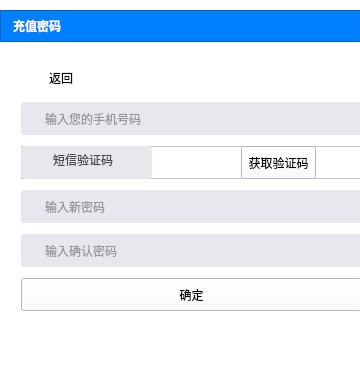
<?xml version="1.0" encoding="UTF-8"?>
<ui version="4.0">
 <class>ForgetPWWindow</class>
 <widget class="QMainWindow" name="ForgetPWWindow">
  <property name="geometry">
   <rect>
    <x>0</x>
    <y>0</y>
    <width>360</width>
    <height>390</height>
   </rect>
  </property>
  <property name="windowTitle">
   <string>MainWindow</string>
  </property>
  <property name="styleSheet">
   <string notr="true">QMainWindow{border-top-left-radius: 6px;border-top-right-radius: 6px;}</string>
  </property>
  <widget class="QWidget" name="centralwidget">
   <property name="styleSheet">
    <string notr="true">background-color:#FFFFFFFF;</string>
   </property>
   <widget class="QFrame" name="frame">
    <property name="geometry">
     <rect>
      <x>0</x>
      <y>10</y>
      <width>620</width>
      <height>32</height>
     </rect>
    </property>
    <property name="minimumSize">
     <size>
      <width>0</width>
      <height>32</height>
     </size>
    </property>
    <property name="maximumSize">
     <size>
      <width>16777215</width>
      <height>32</height>
     </size>
    </property>
    <property name="palette">
     <palette>
      <active>
       <colorrole role="Button">
        <brush brushstyle="SolidPattern">
         <color alpha="255">
          <red>0</red>
          <green>128</green>
          <blue>255</blue>
         </color>
        </brush>
       </colorrole>
       <colorrole role="Base">
        <brush brushstyle="SolidPattern">
         <color alpha="255">
          <red>0</red>
          <green>128</green>
          <blue>255</blue>
         </color>
        </brush>
       </colorrole>
       <colorrole role="Window">
        <brush brushstyle="SolidPattern">
         <color alpha="255">
          <red>0</red>
          <green>128</green>
          <blue>255</blue>
         </color>
        </brush>
       </colorrole>
      </active>
      <inactive>
       <colorrole role="Button">
        <brush brushstyle="SolidPattern">
         <color alpha="255">
          <red>0</red>
          <green>128</green>
          <blue>255</blue>
         </color>
        </brush>
       </colorrole>
       <colorrole role="Base">
        <brush brushstyle="SolidPattern">
         <color alpha="255">
          <red>0</red>
          <green>128</green>
          <blue>255</blue>
         </color>
        </brush>
       </colorrole>
       <colorrole role="Window">
        <brush brushstyle="SolidPattern">
         <color alpha="255">
          <red>0</red>
          <green>128</green>
          <blue>255</blue>
         </color>
        </brush>
       </colorrole>
      </inactive>
      <disabled>
       <colorrole role="Button">
        <brush brushstyle="SolidPattern">
         <color alpha="255">
          <red>0</red>
          <green>128</green>
          <blue>255</blue>
         </color>
        </brush>
       </colorrole>
       <colorrole role="Base">
        <brush brushstyle="SolidPattern">
         <color alpha="255">
          <red>0</red>
          <green>128</green>
          <blue>255</blue>
         </color>
        </brush>
       </colorrole>
       <colorrole role="Window">
        <brush brushstyle="SolidPattern">
         <color alpha="255">
          <red>0</red>
          <green>128</green>
          <blue>255</blue>
         </color>
        </brush>
       </colorrole>
      </disabled>
     </palette>
    </property>
    <property name="styleSheet">
     <string notr="true">background-color:#FF0080FF;</string>
    </property>
    <property name="frameShape">
     <enum>QFrame::StyledPanel</enum>
    </property>
    <property name="frameShadow">
     <enum>QFrame::Raised</enum>
    </property>
    <layout class="QHBoxLayout" name="horizontalLayout_2">
     <property name="spacing">
      <number>0</number>
     </property>
     <property name="leftMargin">
      <number>12</number>
     </property>
     <property name="topMargin">
      <number>0</number>
     </property>
     <property name="rightMargin">
      <number>12</number>
     </property>
     <property name="bottomMargin">
      <number>0</number>
     </property>
     <item>
      <widget class="QLabel" name="label">
       <property name="palette">
        <palette>
         <active>
          <colorrole role="WindowText">
           <brush brushstyle="SolidPattern">
            <color alpha="255">
             <red>255</red>
             <green>255</green>
             <blue>255</blue>
            </color>
           </brush>
          </colorrole>
          <colorrole role="Button">
           <brush brushstyle="SolidPattern">
            <color alpha="255">
             <red>0</red>
             <green>128</green>
             <blue>255</blue>
            </color>
           </brush>
          </colorrole>
          <colorrole role="Base">
           <brush brushstyle="SolidPattern">
            <color alpha="255">
             <red>0</red>
             <green>128</green>
             <blue>255</blue>
            </color>
           </brush>
          </colorrole>
          <colorrole role="Window">
           <brush brushstyle="SolidPattern">
            <color alpha="255">
             <red>0</red>
             <green>128</green>
             <blue>255</blue>
            </color>
           </brush>
          </colorrole>
         </active>
         <inactive>
          <colorrole role="WindowText">
           <brush brushstyle="SolidPattern">
            <color alpha="255">
             <red>255</red>
             <green>255</green>
             <blue>255</blue>
            </color>
           </brush>
          </colorrole>
          <colorrole role="Button">
           <brush brushstyle="SolidPattern">
            <color alpha="255">
             <red>0</red>
             <green>128</green>
             <blue>255</blue>
            </color>
           </brush>
          </colorrole>
          <colorrole role="Base">
           <brush brushstyle="SolidPattern">
            <color alpha="255">
             <red>0</red>
             <green>128</green>
             <blue>255</blue>
            </color>
           </brush>
          </colorrole>
          <colorrole role="Window">
           <brush brushstyle="SolidPattern">
            <color alpha="255">
             <red>0</red>
             <green>128</green>
             <blue>255</blue>
            </color>
           </brush>
          </colorrole>
         </inactive>
         <disabled>
          <colorrole role="Button">
           <brush brushstyle="SolidPattern">
            <color alpha="255">
             <red>0</red>
             <green>128</green>
             <blue>255</blue>
            </color>
           </brush>
          </colorrole>
          <colorrole role="Base">
           <brush brushstyle="SolidPattern">
            <color alpha="255">
             <red>0</red>
             <green>128</green>
             <blue>255</blue>
            </color>
           </brush>
          </colorrole>
          <colorrole role="Window">
           <brush brushstyle="SolidPattern">
            <color alpha="255">
             <red>0</red>
             <green>128</green>
             <blue>255</blue>
            </color>
           </brush>
          </colorrole>
         </disabled>
        </palette>
       </property>
       <property name="font">
        <font>
         <pointsize>9</pointsize>
         <bold>true</bold>
        </font>
       </property>
       <property name="text">
        <string>充值密码</string>
       </property>
      </widget>
     </item>
     <item>
      <spacer name="horizontalSpacer">
       <property name="orientation">
        <enum>Qt::Horizontal</enum>
       </property>
       <property name="sizeHint" stdset="0">
        <size>
         <width>507</width>
         <height>9</height>
        </size>
       </property>
      </spacer>
     </item>
     <item>
      <widget class="QPushButton" name="btnClose">
       <property name="minimumSize">
        <size>
         <width>24</width>
         <height>32</height>
        </size>
       </property>
       <property name="maximumSize">
        <size>
         <width>24</width>
         <height>32</height>
        </size>
       </property>
       <property name="styleSheet">
        <string notr="true">QPushButton:hover {
     background-color: #FFD31111
 }
 QPushButton:flat {
     border: none; /* no border for a flat push button */
 }

 QPushButton:default {
     border-color: navy; /* make the default button prominent */
 }
</string>
       </property>
       <property name="text">
        <string/>
       </property>
       <property name="icon">
        <iconset resource="res.qrc">
         <normaloff>:/login/resource/login/close.png</normaloff>:/login/resource/login/close.png</iconset>
       </property>
       <property name="iconSize">
        <size>
         <width>24</width>
         <height>32</height>
        </size>
       </property>
       <property name="flat">
        <bool>true</bool>
       </property>
      </widget>
     </item>
    </layout>
   </widget>
   <widget class="QWidget" name="">
    <property name="geometry">
     <rect>
      <x>21</x>
      <y>60</y>
      <width>341</width>
      <height>261</height>
     </rect>
    </property>
    <layout class="QVBoxLayout" name="verticalLayout">
     <item>
      <layout class="QHBoxLayout" name="horizontalLayout">
       <item>
        <widget class="QPushButton" name="btnReturn">
         <property name="text">
          <string>返回</string>
         </property>
         <property name="icon">
          <iconset resource="res.qrc">
           <normaloff>:/login/resource/login/back.png</normaloff>:/login/resource/login/back.png</iconset>
         </property>
         <property name="flat">
          <bool>true</bool>
         </property>
        </widget>
       </item>
       <item>
        <spacer name="horizontalSpacer_2">
         <property name="orientation">
          <enum>Qt::Horizontal</enum>
         </property>
         <property name="sizeHint" stdset="0">
          <size>
           <width>40</width>
           <height>20</height>
          </size>
         </property>
        </spacer>
       </item>
      </layout>
     </item>
     <item>
      <widget class="QFrame" name="frame_3">
       <property name="minimumSize">
        <size>
         <width>0</width>
         <height>33</height>
        </size>
       </property>
       <property name="maximumSize">
        <size>
         <width>16777215</width>
         <height>33</height>
        </size>
       </property>
       <property name="styleSheet">
        <string notr="true">color:#FF4A4A4A;
background: #FFE7E8EE;
border-radius: 3px;</string>
       </property>
       <property name="frameShape">
        <enum>QFrame::StyledPanel</enum>
       </property>
       <property name="frameShadow">
        <enum>QFrame::Raised</enum>
       </property>
       <layout class="QHBoxLayout" name="horizontalLayout_3">
        <item>
         <widget class="QLabel" name="labelPhoneImage">
          <property name="text">
           <string/>
          </property>
          <property name="pixmap">
           <pixmap resource="res.qrc">:/login/resource/login/ico_phone.png</pixmap>
          </property>
         </widget>
        </item>
        <item>
         <widget class="QLineEdit" name="lineEditPhone">
          <property name="styleSheet">
           <string notr="true">border:none</string>
          </property>
          <property name="placeholderText">
           <string>输入您的手机号码</string>
          </property>
         </widget>
        </item>
       </layout>
      </widget>
     </item>
     <item>
      <widget class="QFrame" name="frame_2">
       <property name="minimumSize">
        <size>
         <width>0</width>
         <height>33</height>
        </size>
       </property>
       <property name="maximumSize">
        <size>
         <width>16777215</width>
         <height>33</height>
        </size>
       </property>
       <property name="frameShape">
        <enum>QFrame::StyledPanel</enum>
       </property>
       <property name="frameShadow">
        <enum>QFrame::Raised</enum>
       </property>
       <widget class="QLineEdit" name="lineEditPhone_2">
        <property name="geometry">
         <rect>
          <x>0</x>
          <y>0</y>
          <width>131</width>
          <height>33</height>
         </rect>
        </property>
        <property name="minimumSize">
         <size>
          <width>0</width>
          <height>33</height>
         </size>
        </property>
        <property name="maximumSize">
         <size>
          <width>16777215</width>
          <height>33</height>
         </size>
        </property>
        <property name="styleSheet">
         <string notr="true"> QLineEdit {
     border: none;
     border-radius: 3px;
     padding: 1 30px;
     color:#FF4A4A4A;
     background: #FFE7E8EE;
     selection-background-color: #FF0078D7;
 }</string>
        </property>
        <property name="text">
         <string>短信验证码</string>
        </property>
        <property name="placeholderText">
         <string>输入您的手机号码</string>
        </property>
       </widget>
       <widget class="QPushButton" name="pushButton">
        <property name="geometry">
         <rect>
          <x>220</x>
          <y>0</y>
          <width>75</width>
          <height>33</height>
         </rect>
        </property>
        <property name="minimumSize">
         <size>
          <width>0</width>
          <height>33</height>
         </size>
        </property>
        <property name="maximumSize">
         <size>
          <width>16777215</width>
          <height>33</height>
         </size>
        </property>
        <property name="text">
         <string>获取验证码</string>
        </property>
       </widget>
      </widget>
     </item>
     <item>
      <widget class="QFrame" name="frame_5">
       <property name="minimumSize">
        <size>
         <width>0</width>
         <height>33</height>
        </size>
       </property>
       <property name="maximumSize">
        <size>
         <width>16777215</width>
         <height>33</height>
        </size>
       </property>
       <property name="styleSheet">
        <string notr="true">color:#FF4A4A4A;
background: #FFE7E8EE;
border-radius: 3px;</string>
       </property>
       <property name="frameShape">
        <enum>QFrame::StyledPanel</enum>
       </property>
       <property name="frameShadow">
        <enum>QFrame::Raised</enum>
       </property>
       <layout class="QHBoxLayout" name="horizontalLayout_6">
        <item>
         <widget class="QLabel" name="labelPWImage">
          <property name="text">
           <string/>
          </property>
          <property name="pixmap">
           <pixmap resource="res.qrc">:/login/resource/login/ico_lock.png</pixmap>
          </property>
         </widget>
        </item>
        <item>
         <widget class="QLineEdit" name="lineEdit">
          <property name="minimumSize">
           <size>
            <width>0</width>
            <height>0</height>
           </size>
          </property>
          <property name="maximumSize">
           <size>
            <width>16777215</width>
            <height>16777215</height>
           </size>
          </property>
          <property name="styleSheet">
           <string notr="true">border:none</string>
          </property>
          <property name="maxLength">
           <number>20</number>
          </property>
          <property name="echoMode">
           <enum>QLineEdit::Password</enum>
          </property>
          <property name="placeholderText">
           <string>输入新密码</string>
          </property>
         </widget>
        </item>
       </layout>
      </widget>
     </item>
     <item>
      <widget class="QFrame" name="frame_6">
       <property name="minimumSize">
        <size>
         <width>0</width>
         <height>33</height>
        </size>
       </property>
       <property name="maximumSize">
        <size>
         <width>16777215</width>
         <height>33</height>
        </size>
       </property>
       <property name="styleSheet">
        <string notr="true">color:#FF4A4A4A;
background: #FFE7E8EE;
border-radius: 3px;</string>
       </property>
       <property name="frameShape">
        <enum>QFrame::StyledPanel</enum>
       </property>
       <property name="frameShadow">
        <enum>QFrame::Raised</enum>
       </property>
       <layout class="QHBoxLayout" name="horizontalLayout_7">
        <item>
         <widget class="QLabel" name="labelPWImage_2">
          <property name="text">
           <string/>
          </property>
          <property name="pixmap">
           <pixmap resource="res.qrc">:/login/resource/login/ico_lock.png</pixmap>
          </property>
         </widget>
        </item>
        <item>
         <widget class="QLineEdit" name="lineEdit_2">
          <property name="minimumSize">
           <size>
            <width>0</width>
            <height>0</height>
           </size>
          </property>
          <property name="maximumSize">
           <size>
            <width>16777215</width>
            <height>16777215</height>
           </size>
          </property>
          <property name="styleSheet">
           <string notr="true">border:none</string>
          </property>
          <property name="maxLength">
           <number>20</number>
          </property>
          <property name="echoMode">
           <enum>QLineEdit::Password</enum>
          </property>
          <property name="placeholderText">
           <string>输入确认密码</string>
          </property>
         </widget>
        </item>
       </layout>
      </widget>
     </item>
     <item>
      <widget class="QPushButton" name="pushButton_2">
       <property name="minimumSize">
        <size>
         <width>0</width>
         <height>33</height>
        </size>
       </property>
       <property name="maximumSize">
        <size>
         <width>16777215</width>
         <height>33</height>
        </size>
       </property>
       <property name="text">
        <string>确定</string>
       </property>
      </widget>
     </item>
    </layout>
   </widget>
  </widget>
 </widget>
 <resources>
  <include location="res.qrc"/>
 </resources>
 <connections/>
</ui>
